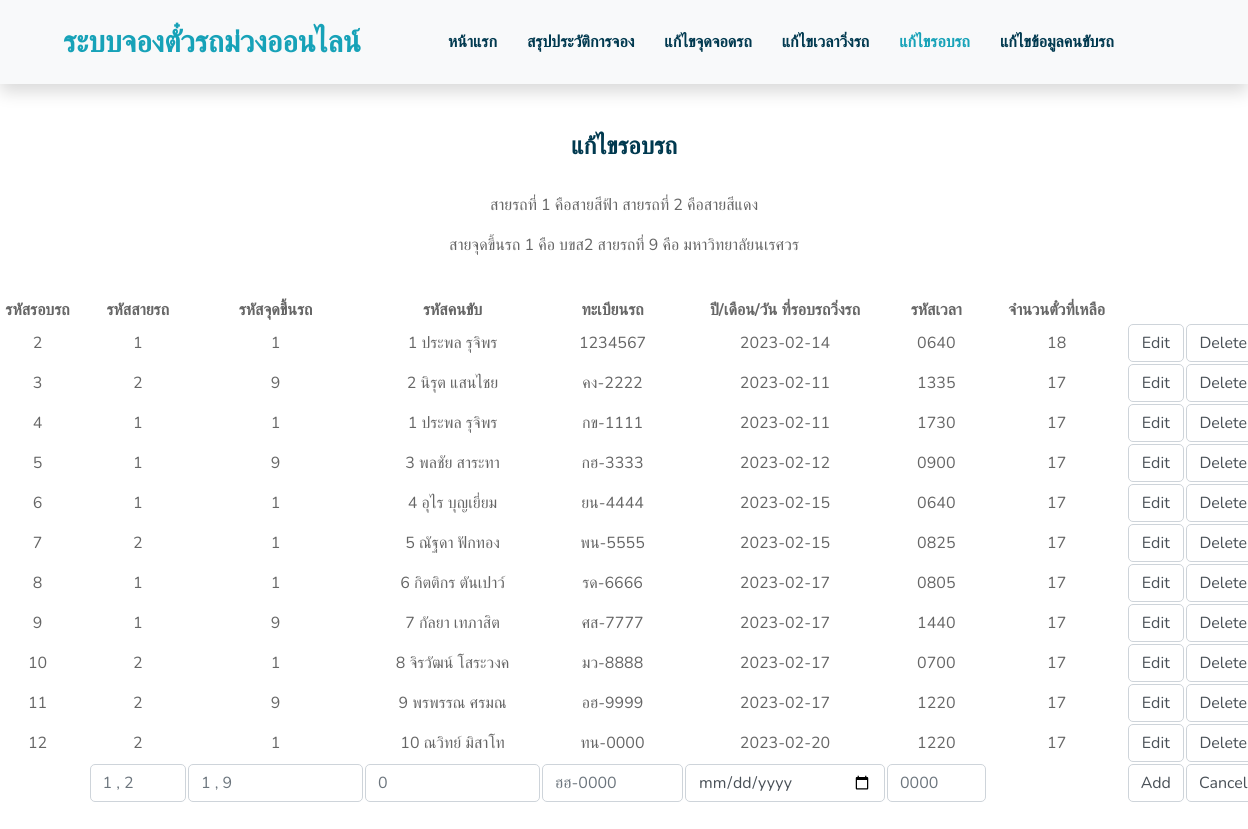
Page /changeDricycle.php on the earlier database version.
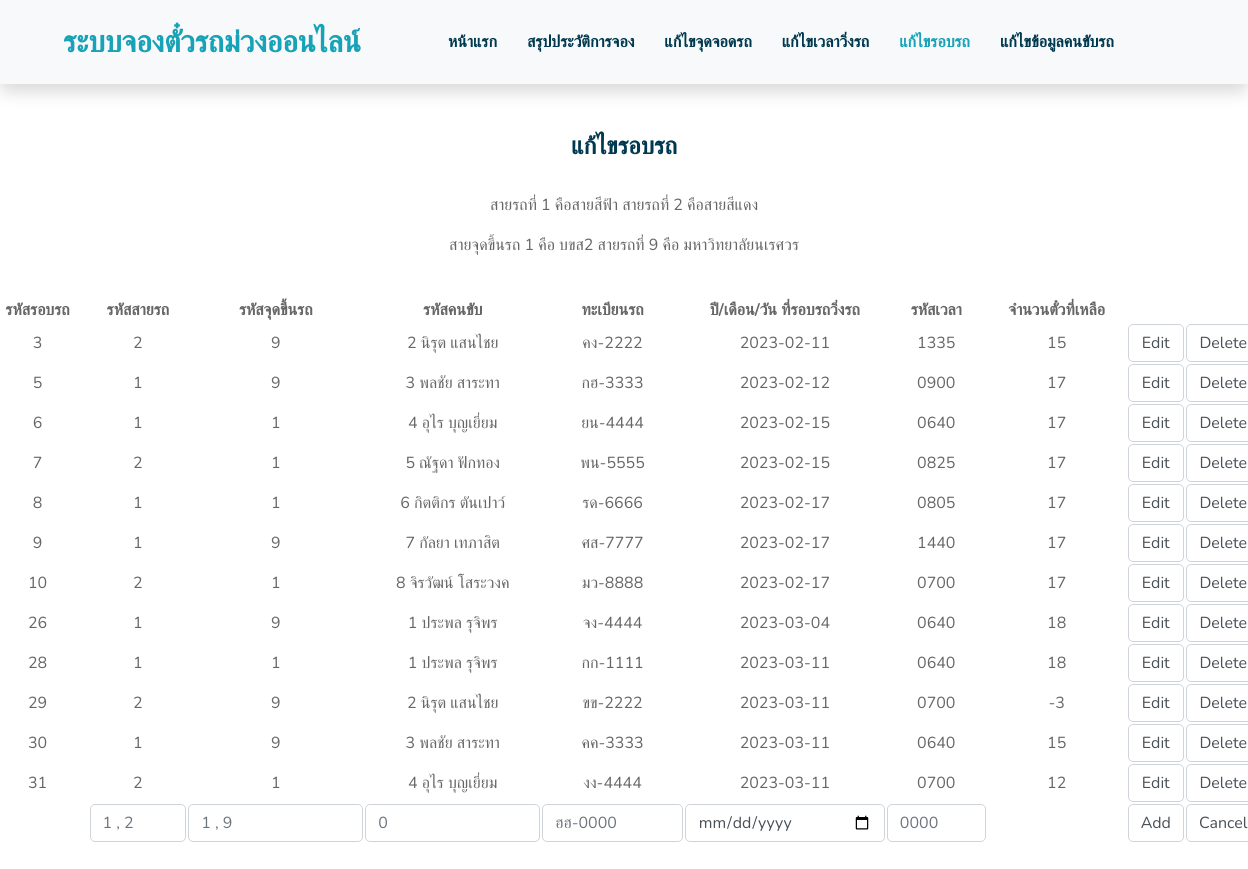
Same page on the later database version.
### tables this page shows
CREATE TABLE `driving_cycle` (
  `driving_cycle_id` int(12) NOT NULL COMMENT 'รหัสรอบรถ',
  `car_route_id` int(2) NOT NULL COMMENT 'รหัสสายรถ',
  `stratid` int(3) NOT NULL COMMENT 'รหัสจุดขึ้นรถ',
  `Driver_ID` int(4) NOT NULL COMMENT 'รหัสคนขับ',
  `vehicle_registration` varchar(7) NOT NULL COMMENT 'ทะเบียนรถ',
  `date_of_driving_circle` date NOT NULL COMMENT 'วัน เดือน ปีที่รอบรถวิ่งรถ',
  `time_id` varchar(4) NOT NULL COMMENT 'รหัสเวลา',
  `remaining_tickets` int(2) NOT NULL DEFAULT '18' COMMENT 'จำนวนตั๋วที่เหลือ'
);

CREATE TABLE `driver` (
  `Driver_ID` int(4) NOT NULL COMMENT 'รหัสคนขับรถ',
  `NameD` varchar(20) NOT NULL COMMENT 'ชื่อ-นามสกุล',
  `sex` varchar(10) NOT NULL COMMENT 'เพศ',
  `Date_of_Birth` date NOT NULL COMMENT 'วัน/เดือน/ปีเกิด',
  `Username` varchar(50) NOT NULL COMMENT 'ชื่อผู้ใช้',
  `PasswordD` varchar(50) NOT NULL COMMENT 'รหัสผ่าน',
  `Number_Phone` varchar(10) NOT NULL COMMENT 'เบอร์โทรศัพท์',
  `Driver_license_no` varchar(8) NOT NULL COMMENT 'เลขที่ใบขับขี่'
);

### changeDricycle.php (the view, shortened to what this page needs)
<!DOCTYPE html>
<html lang="en">
<head>
    <link href="https://cdnjs.cloudflare.com/ajax/libs/font-awesome/5.10.0/css/all.min.css" rel="stylesheet">
    <link href="lib/flaticon/font/flaticon.css" rel="stylesheet">
    <link href="lib/owlcarousel/assets/owl.carousel.min.css" rel="stylesheet">
    <link href="lib/lightbox/css/lightbox.min.css" rel="stylesheet">
    <link href="css/style.css" rel="stylesheet">
</head>
<body>
    <div class="container-fluid bg-light position-relative shadow">
        <nav class="navbar navbar-expand-lg bg-light navbar-light py-3 py-lg-0 px-0 px-lg-5">
            <a href="" class="navbar-brand font-weight-bold text-secondary" style="font-size: 30px;">
                <span class="text-primary">ระบบจองตั๋วรถม่วงออนไลน์</span>
            </a>
            <div class="collapse navbar-collapse justify-content-between" id="navbarCollapse">
                <div class="navbar-nav font-weight-bold mx-auto py-0">
                    <a href="index1.php" class="nav-item nav-link">หน้าแรก</a>
                    <a href="summarize.php" class="nav-item nav-link">สรุปประวัติการจอง</a>
                    <a href="changeParkingSpot.php" class="nav-item nav-link">แก้ไขจุดจอดรถ</a>
                    <a href="changeTime.php" class="nav-item nav-link">แก้ไขเวลาวิ่งรถ</a>
                    <a href="changeDricycle.php" class="nav-item nav-link active">แก้ไขรอบรถ</a>
                    <a href="datadrivers.php" class="nav-item nav-link">แก้ไขข้อมูลคนขับรถ</a>
                    </div>
                </div>
            </div>
 <div class="container-fluid py-5 d-flex flex-column align-items-center justify-content-center" align="center">
    <div class="container d-flex flex-column  align-items-center justify-content-center" align="center">
    <div class="page-heading normal-space " align="center">
    <div class="col-lg-12 ">
      <div class="container ">
          <div class="col-lg-12 container d-flex flex-column  align-items-center justify-content-center" align="center">
                <div class="item">
                  <div class="row">
                      <div class="col-lg-12">
                        <span class="mini-heading"><h4>แก้ไขรอบรถ</h4></span>
                      </div>
                  </div>
                </div>
              <br>
                <p align="rigth">สายรถที่ 1 คือสายสีฟ้า สายรถที่ 2 คือสายสีแดง </p>
                <p align="rigth">สายจุดขึ้นรถ 1 คือ บขส2 สายรถที่ 9 คือ มหาวิทยาลัยนเรศวร </p>
              <br>
              <table style="width:125%" >
                <tr align="center">
                    <th style="width:8%">รหัสรอบรถ</th>
                    <th>รหัสสายรถ</th>
                    <th>รหัสจุดขึ้นรถ</th>
                    <th>รหัสคนขับ</th>
                    <th>ทะเบียนรถ</th>
                    <th>ปี/เดือน/วัน ที่รอบรถวิ่งรถ</th>
                    <th>รหัสเวลา</th>
                    <th>จำนวนตั๋วที่เหลือ</th>
                    <th></th><th></th>
                </tr>
                    <?php
                        include('connectdatabase.php');
                        if (!$conn) {
                            die("Connection failed: " . mysqli_connect_error());
                        } else {
                            $sql = "SELECT * FROM `driving_cycle` inner join `driver` on `driving_cycle`.Driver_ID = `driver`.Driver_ID ORDER BY driving_cycle_id ASC";
                            $result = mysqli_query($conn, $sql);
                            if (mysqli_num_rows($result) > 0){
                                while($row = mysqli_fetch_assoc($result)){
                                    $drivingid = $row["driving_cycle_id"];
                                    ?>
                                    <tr>
                                    <td align="center"><?php echo $row["driving_cycle_id"]; ?></td>
                                    <td align="center"><?php echo $row["car_route_id"]; ?></td>
                                    <td align="center"><?php echo $row["stratid"]; ?></td>
                                    <td align="center"><?php echo $row["Driver_ID"]; echo"  ";  echo $row["NameD"]; ?></td>
                                    <td align="center"><?php echo $row["vehicle_registration"]; ?></td>
                                    <td align="center"><?php echo $row["date_of_driving_circle"]; ?></td>
                                    <td align="center"><?php echo $row["time_id"]; ?></td>
                                    <td align="center"><?php echo $row["remaining_tickets"]; ?></td>
                                    <td ><button data-toggle="modal" class="form-control" href=edit/editformDrivingCycle.php" data-target="#theModal" onclick="window.location='edit/editformDrivingCycle.php?id=<?php echo $row["driving_cycle_id"];?>'">Edit</button></td>
                                    <td><button class="form-control" onclick="JavaScript:if(confirm('Confirm Delete?')==true){window.location='delete/deleteDrivingCycle.php?id=<?php echo $drivingid;?>';}">Delete</button></td>
                                    </tr>
                                    <?php
                                }
                            }
                        }
                        ?>
                <form method="post" action="<?php echo $_SERVER['PHP_SELF']; ?>">
                    <td></td>
                    <td><input align="center" type="text" class="form-control" name="car_route_id" size="8" placeholder= "1 , 2"></td>
                    <td><input align="center" type="text" class="form-control" name="startid"  style="width: 175px" size="3" placeholder= "1 , 9"></td>
                    <td><input align="center" type="text" class="form-control" name="Driver_ID" style="width: 175px" size="3" placeholder= "0"></td>
                    <td><input align="center" type="text" class="form-control" name="vehicle_registration" size="13" placeholder= "ฮฮ-0000"></td>
                    <td><input align="center" type="date" class="form-control" name="date_of_driving_circle" style="width: 200px" size="20"></td>
                    <td><input align="center" type="text" class="form-control" name="time_id" size="8" placeholder= "0000"></td>
                    <td style="width: 140px"></td>
                    <td><input type="submit" class="form-control"  value="Add"></td>
                    <td><input type="reset" class="form-control" value="Cancel"></td>
                </form>
              </table>
          </div>
      </div>
    </div>
  </div>
</body>
</html>

Differences in the rows shown:
removed driving_cycle: driving_cycle_id "2", car_route "1", stratid "1", Driver_ID.Driver_ID "1", Driver_ID.NameD "ประพล รุจิพร", vehicle_registration "1234567", date_of_driving_circle "2023-02-14", time "0640", remaining_tickets "18"
removed driving_cycle: driving_cycle_id "4", car_route "1", stratid "1", Driver_ID.Driver_ID "1", Driver_ID.NameD "ประพล รุจิพร", vehicle_registration "กข-1111", date_of_driving_circle "2023-02-11", time "1730", remaining_tickets "17"
removed driving_cycle: driving_cycle_id "11", car_route "2", stratid "9", Driver_ID.Driver_ID "9", Driver_ID.NameD "พรพรรณ ศรมณ", vehicle_registration "อฮ-9999", date_of_driving_circle "2023-02-17", time "1220", remaining_tickets "17"
removed driving_cycle: driving_cycle_id "12", car_route "2", stratid "1", Driver_ID.Driver_ID "10", Driver_ID.NameD "ณวิทย์ มิสาโท", vehicle_registration "ทน-0000", date_of_driving_circle "2023-02-20", time "1220", remaining_tickets "17"
changed driving_cycle "คง-2222": remaining_tickets "17" → "15"
added driving_cycle: driving_cycle_id "26", car_route "1", stratid "9", Driver_ID.Driver_ID "1", Driver_ID.NameD "ประพล รุจิพร", vehicle_registration "จง-4444", date_of_driving_circle "2023-03-04", time "0640", remaining_tickets "18"
added driving_cycle: driving_cycle_id "28", car_route "1", stratid "1", Driver_ID.Driver_ID "1", Driver_ID.NameD "ประพล รุจิพร", vehicle_registration "กก-1111", date_of_driving_circle "2023-03-11", time "0640", remaining_tickets "18"
added driving_cycle: driving_cycle_id "29", car_route "2", stratid "9", Driver_ID.Driver_ID "2", Driver_ID.NameD "นิรุต แสนไชย", vehicle_registration "ขข-2222", date_of_driving_circle "2023-03-11", time "0700", remaining_tickets "-3"
added driving_cycle: driving_cycle_id "30", car_route "1", stratid "9", Driver_ID.Driver_ID "3", Driver_ID.NameD "พลชัย สาระทา", vehicle_registration "คค-3333", date_of_driving_circle "2023-03-11", time "0640", remaining_tickets "15"
added driving_cycle: driving_cycle_id "31", car_route "2", stratid "1", Driver_ID.Driver_ID "4", Driver_ID.NameD "อุไร บุญเยี่ยม", vehicle_registration "งง-4444", date_of_driving_circle "2023-03-11", time "0700", remaining_tickets "12"
